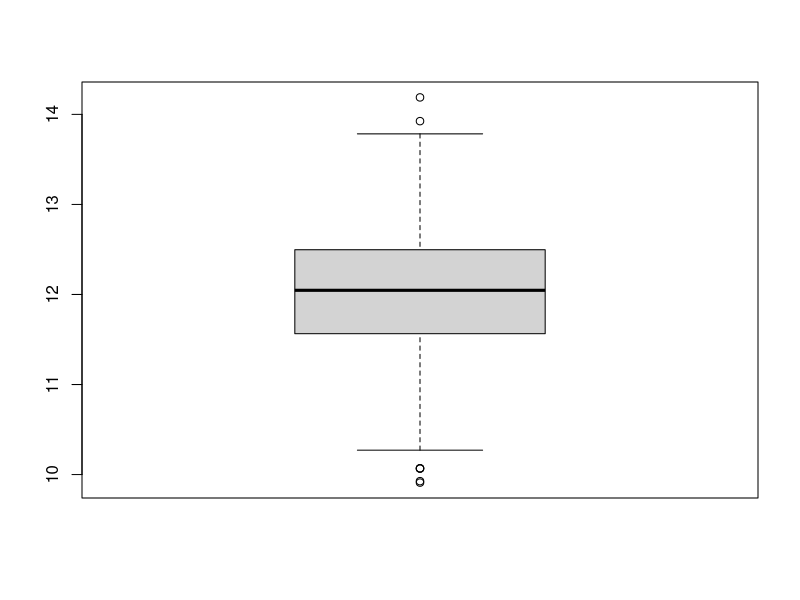
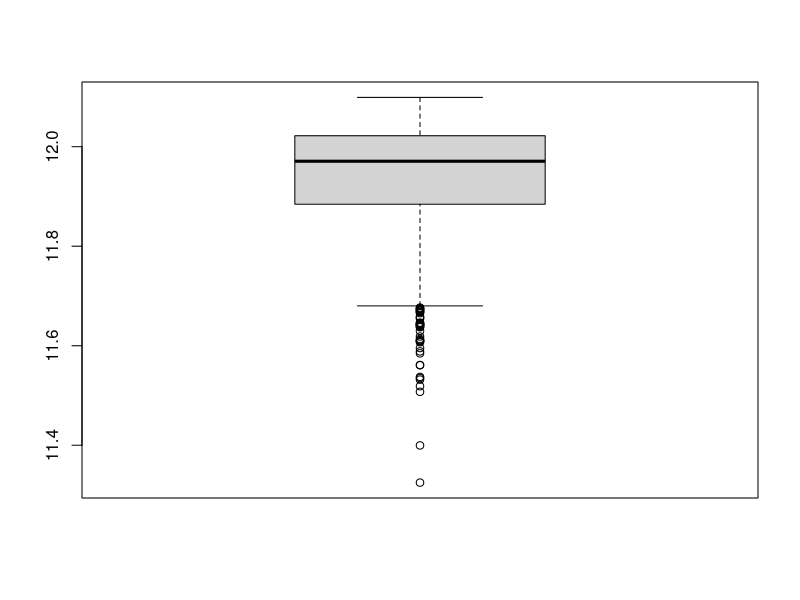
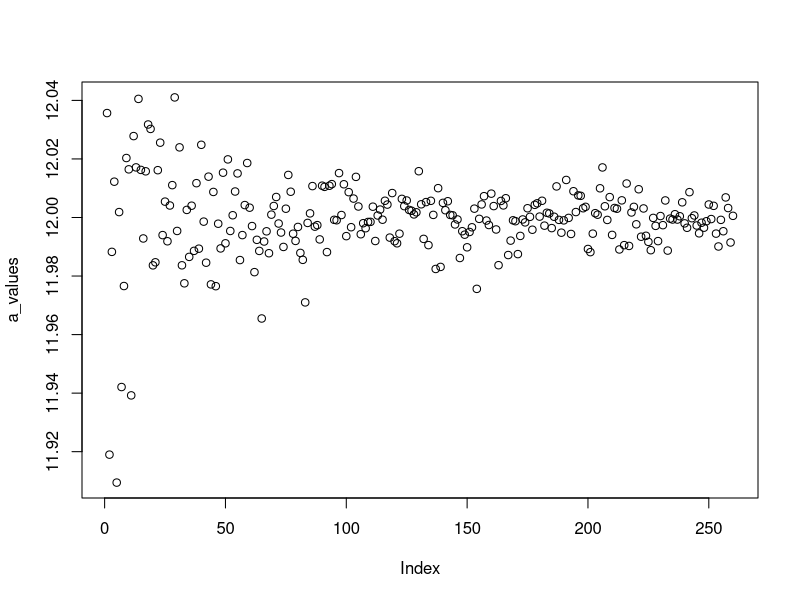
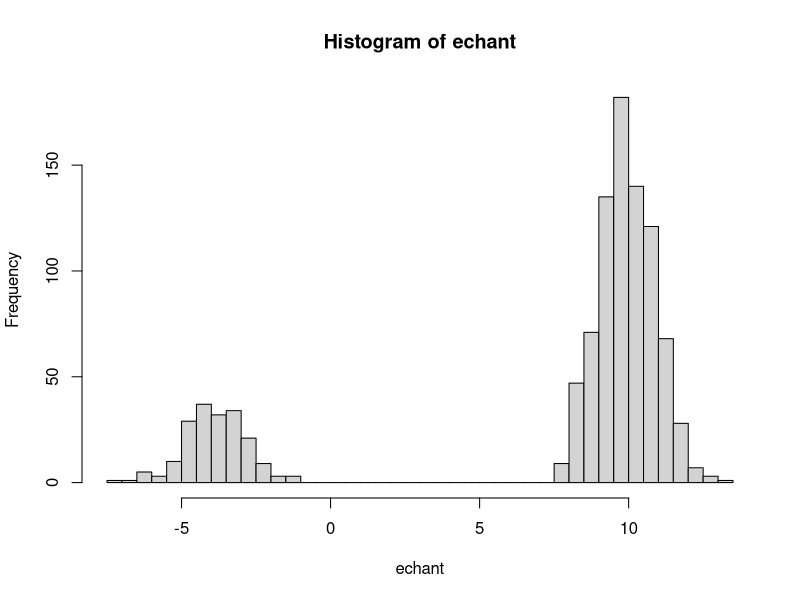
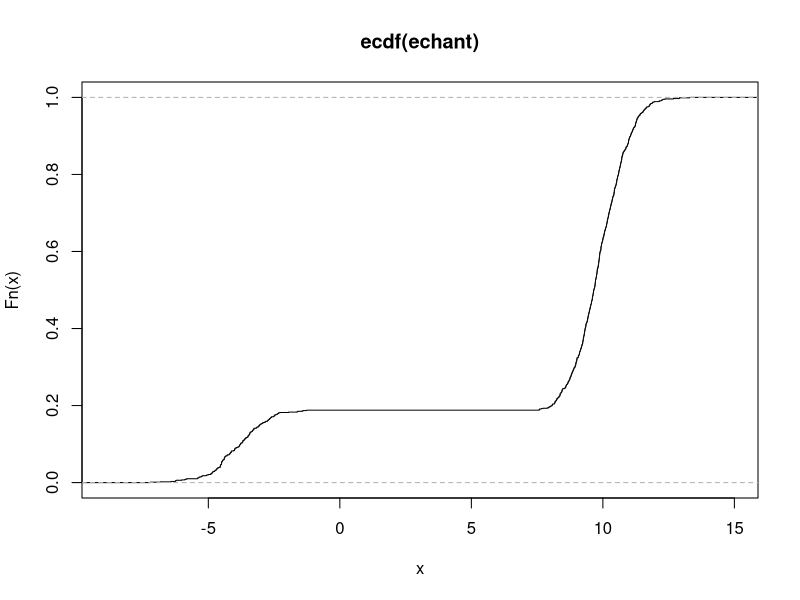
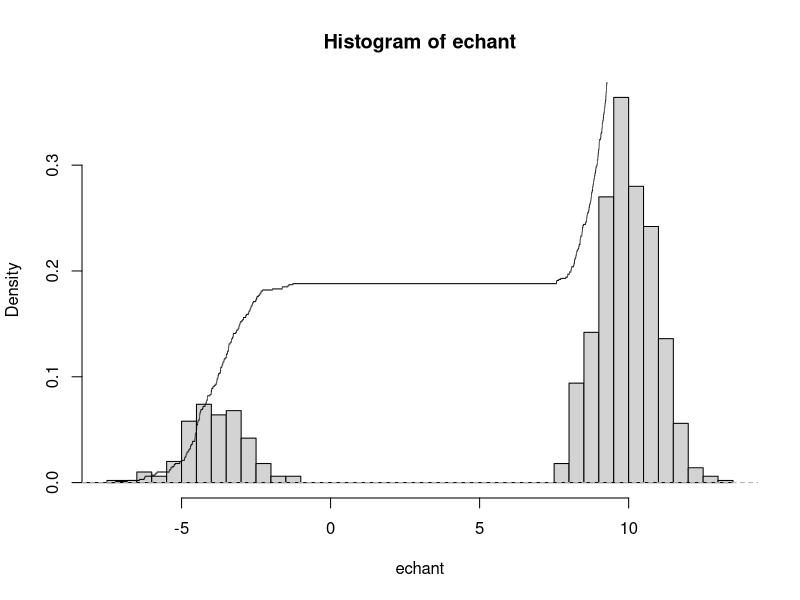
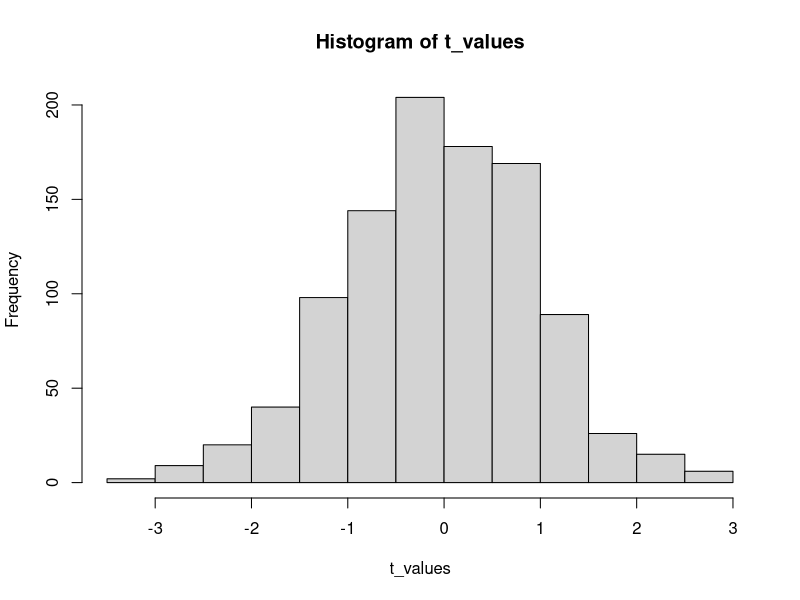
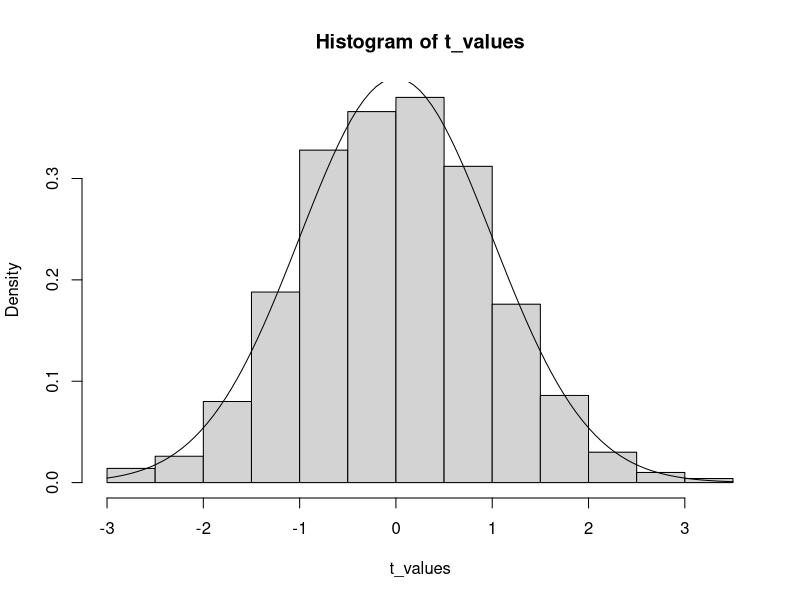

These charts were generated, in order, by the following R code:
# TP3

runifa <- function(n) {
  if(!exists("param")) param <<- sample(10:20, 1)
  runif(n, min = 0, max = param)
}

# sample(a, b) génère un vecteur contenant b valeurs de l'intervalle a
# <<- est un opérateur d'affectation servant à définir des variables globales dans une fonction


# Q1
estim <- function(echantillon) {
  a <- 2 * mean(echantillon)
  return(a)
}


# Q2
estim(runifa(100))
a <- replicate(1000, estim(runifa(100)))

# Q3
mean(a)
boxplot(a)
param

# Q4
# a == sqrtk(E[X^k](k + 1))
estimk <- function(echantillon, k) {
  n <- length(echantillon)
  moment_empirique <- (1/n) * sum(echantillon**k) # == E[X^k]
  a <- (moment_empirique * (k + 1))**(1/k)
  return(a)
}
# test d'une valeur de k
estimk(runifa(100), 250)
a <- replicate(1000, estimk(runifa(100), 250))
boxplot(a)


# test de toutes les valeurs de k
a_values <- c()
for (k in 1:260) {
  a_values <- c(a_values, estimk(runifa(10000), k))
}
plot(a_values)





runknown <- function(n) {
  bn <- rbinom(n, 1, 0.2)
  bn * rnorm(n, mean=-4, sd=1) + (1 - bn) * rnorm(n, mean=10, sd=1)
}

# Q5
echant <- runknown(1000)
mean(echant)
var(echant)
sd(echant)

# Q6
hist(echant, breaks = 50)

# Q7
plot(ecdf(echant))

# la fonction de répartition monte au niveau de chaque bosse, et stagne ailleurs :
hist(echant, breaks = 50, freq = FALSE)
plot(ecdf(echant), add=TRUE)


# Q8
n <- 1000
echant <- runknown(n)
m <- 7.2
s <- sqrt(32.36)
t <- (mean(echant) - m) / (s / sqrt(n))
t


# Q9
t_values <- c()
for (i in 1:1000){
  
  echant <- runknown(n)
  t <- (mean(echant) - m) / (s / sqrt(n))
  
  t_values <- c(t_values, t)
}

hist(t_values)


# Q10
random.T <- function(n){
  echant <- runknown(n)
  m <- 7.2
  s <- sqrt(32.36)
  t <- (mean(echant) - m) / (s / sqrt(n))
  return(t)
}

t_values <- replicate(1000, random.T(1000))
hist(t_values, freq=FALSE)
curve(dnorm, add=TRUE)
mean(t_values)
var(t_values)

# Q11
plot(ecdf(t_values))

# Q12
curve(pnorm, add=TRUE)

# Q13
t_values <- replicate(5000, random.T(3))
plot(ecdf(t_values))
curve(pnorm, add=TRUE)

t_values <- replicate(5000, random.T(5000))
plot(ecdf(t_values))
curve(pnorm, add=TRUE)

# Q14
f <- function(lambda, x){
  y <- lambda * exp(-lambda * x)
  y[x < 0] <- 0
  return(y)
}

f <- function(lambda, x){
  return(dexp(x, lambda))
}


# Q15
L <- function(lambda, x){
  return(prod(f(lambda, x)))
}


# Q16
logL <- function(lambda, x){
  return(sum(log(f(lambda, x))))
}

# Q17
x <- rexp(100, 3)
L(3.1, x)
L(2.8, x)
logL(3.1, x)
logL(2.8, x)


# Q18
lambdas <- seq(0, 6, 0.01)
logL.lambdas <- sapply(lambdas, function(lambda) logL(lambda, x))
plot(lambdas, logL.lambdas, type = "l")



g <- function(x) {
  -(x - pi)^2
}
(opt <- optimize(g, lower = -10, upper = 10, maximum = TRUE))
opt$maximum

# Q19
(opt <- optimize(function(lambda) logL(lambda, x), lower = 0, upper = 10, maximum = TRUE))
opt$maximum

# Q20
sim.EMV <- function(){
  x <- rexp(100, 3)
  (opt <- optimize(function(lambda) logL(lambda, x), lower = 0, upper = 10, maximum = TRUE))
  return(opt$maximum)
}

# Q21
a <- replicate(10000, sim.EMV())
boxplot(a)
a
mean(a)
var(a)

biais_empirique <- mean(a) - 3

n <- 100
biais_theorique <- ((3*n) / (n-1)) - 3


biais_empirique
biais_theorique

# Q22

# installer une bibliothèque
# install.packages("ma-bibliothèque") 

# changer de bibliothèque
# library(ma-bibliothèque)

# Q22
# install.packages("pracma")
library(pracma)

# Q23
# grad(f, x) calcule la dérivée d'une fonction en un point

sim.Fisher <- function(){
  x <- rexp(100, 3)
  grad(function(lambda) logL(lambda, x), 3)**2 
}

sim.Fisher <- function() {
  x <- rexp(n, 3)
  # Log-vraisemblance par rapport à x
  logLx <- function(lambda) logL(lambda, x)
  # Information de Fisher
  (grad(logLx, 3))^2
}

sim.Fisher()

inf.Fisher <- mean(replicate(1000, sim.Fisher()))
inf.Fisher

n / 3^2

